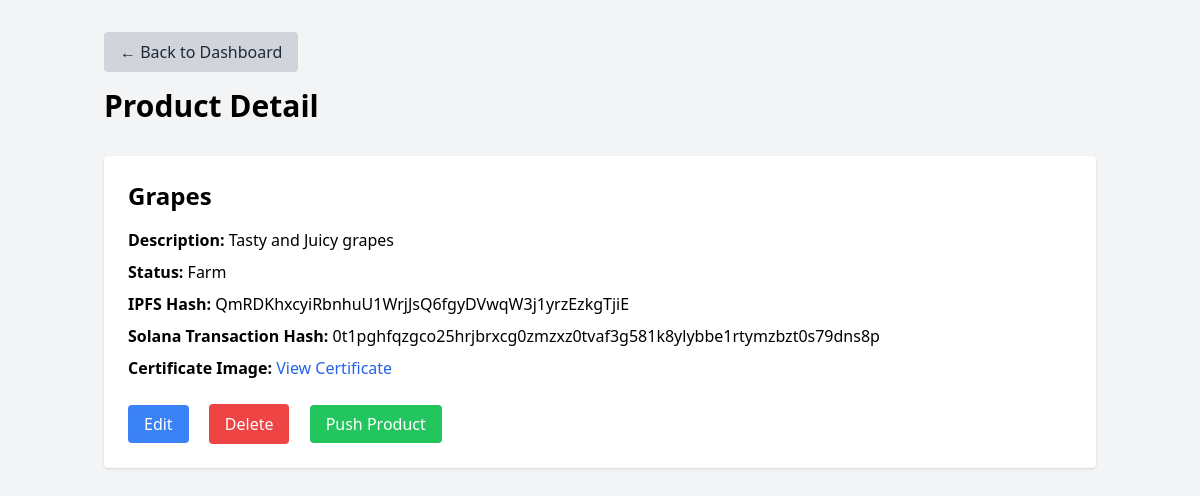
/product/16/, run on the app's committed database.
### dashboard/models.py (models this page shows, shortened)
class Product(models.Model):
    name = models.CharField(max_length=255)
    description = models.TextField()
    ipfs_hash = models.CharField(max_length=255, blank=True, null=True)
    solana_tx_hash = models.CharField(max_length=255, blank=True, null=True)
    status = models.CharField(max_length=20, choices=[
        ('Farm', 'Farm'),
        ('Processing', 'Processing'),
        ('Distribution', 'Distribution'),
        ('Retail', 'Retail')
    ])
    certificate_image = models.ImageField(upload_to='certificates/', blank=True, null=True)

### dashboard/views.py (the view)
# urls.py: path('product/<int:product_id>/', views.product_detail, name='product_detail'),
def product_detail(request, product_id):
    product = get_object_or_404(Product, pk=product_id)
    return render(request, 'dashboard/product_detail.html', {'product': product})

### dashboard/templates/dashboard/product_detail.html (shortened to what this page needs)
<!DOCTYPE html>
<html lang="en">
<head>
    <script src="https://cdn.tailwindcss.com"></script>
</head>
<body class="bg-gray-100">
    <div class="container mx-auto px-4 py-8">
        <a href="{% url 'dashboard' %}" class="inline-block mb-4 px-4 py-2 bg-gray-300 text-gray-800 rounded hover:bg-gray-400 transition duration-300">
            &larr; Back to Dashboard
        </a>
        <h1 class="text-3xl font-bold mb-8">Product Detail</h1>
        <div class="bg-white p-6 rounded shadow">
            <h2 class="text-2xl font-semibold mb-4">{{ product.name }}</h2>
            <p class="mb-2"><strong>Description:</strong> {{ product.description }}</p>
            <p class="mb-2"><strong>Status:</strong> {{ product.status }}</p>
            <p class="mb-2"><strong>IPFS Hash:</strong> {{ product.ipfs_hash }}</p>
            <p class="mb-2"><strong>Solana Transaction Hash:</strong> {{ product.solana_tx_hash }}</p>
            {% if product.certificate_image %}
                <p class="mb-2"><strong>Certificate Image:</strong> <a href="{{ product.certificate_image.url }}" class="text-blue-600 hover:underline">View Certificate</a></p>
            {% else %}
                <p class="mb-2"><strong>Certificate Image:</strong> No certificate image available</p>
            {% endif %}
            <div class="mt-6">
                <a href="{% url 'edit_product' product.id %}" class="px-4 py-2 bg-blue-500 text-white rounded hover:bg-blue-600">Edit</a>
                <form method="POST" action="{% url 'delete_product' product.id %}" class="inline-block ml-4">
                    <button type="submit" class="px-4 py-2 bg-red-500 text-white rounded hover:bg-red-600">Delete</button>
                </form>
                <a href="{% url 'push_product' product.id %}" class="ml-4 px-4 py-2 bg-green-500 text-white rounded hover:bg-green-600">Push Product</a>
            </div>
        </div>
    </div>
</body>
</html>

### data on the page
Product: name "Grapes", description "Tasty and Juicy grapes", status "Farm", ipfs_hash "QmRDKhxcyiRbnhuU1WrjJsQ6fgyDVwqW3j1yrzEzkgTjiE", solana_tx_hash "0t1pghfqzgco25hrjbrxcg0zmzxz0tvaf3g581k8ylybbe1rtymzbzt0s79dns8p"
